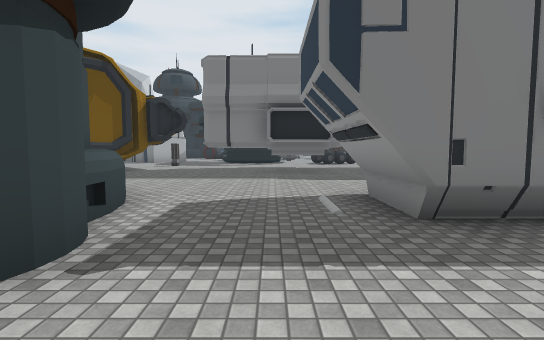
View 1 (above)

24 first-person views from a walk through a scene from a Unity 3-D project. The camera is 1.5 m above the floor, tilts 4° down and sees 85° across. The floor is counted in squares, 2 m on a side. Each view is taken from the middle of a square. On the plan, view 1 faces up. The plan holds only what a view shows up to about 10 squares ahead; the rest is blank. The place goes on beyond the plan. The player character is not drawn. Some surface patterns are stand-ins.

View 2
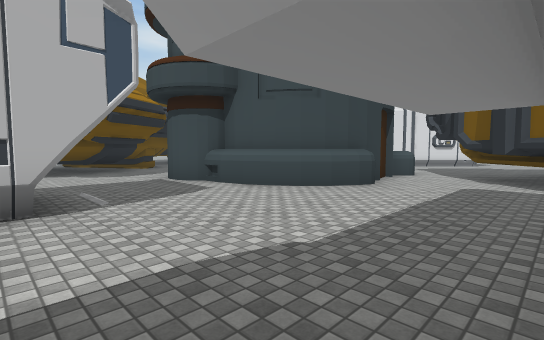

View 3
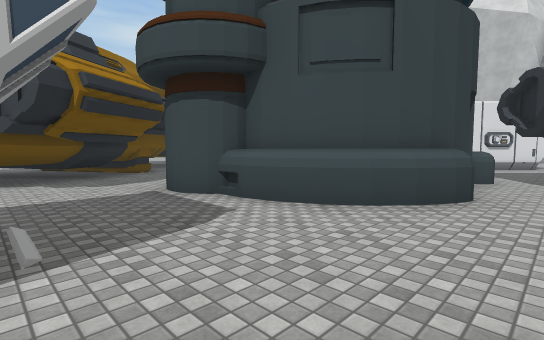

View 4
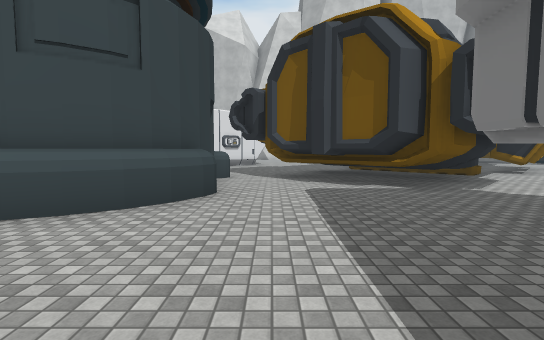

View 5
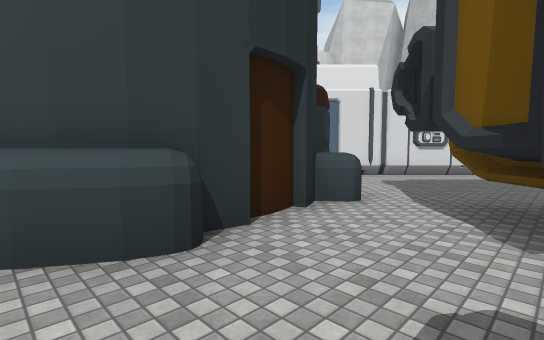

View 6
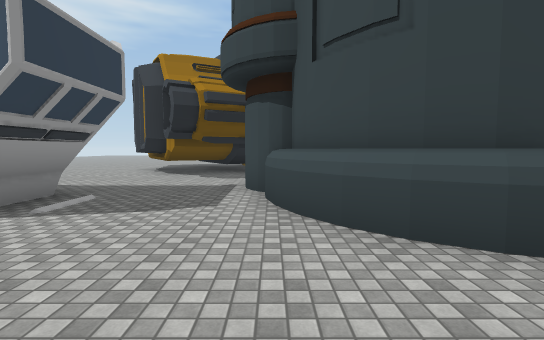

View 7
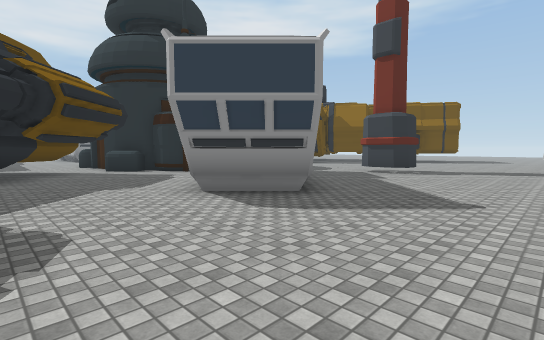

View 8
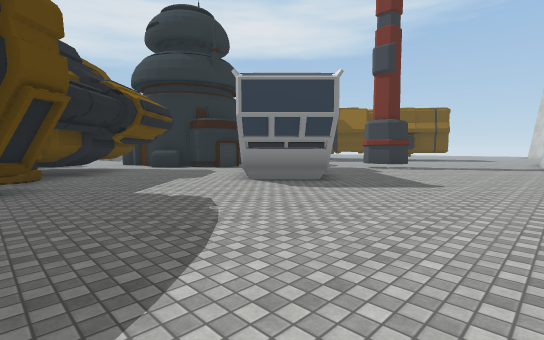

View 9
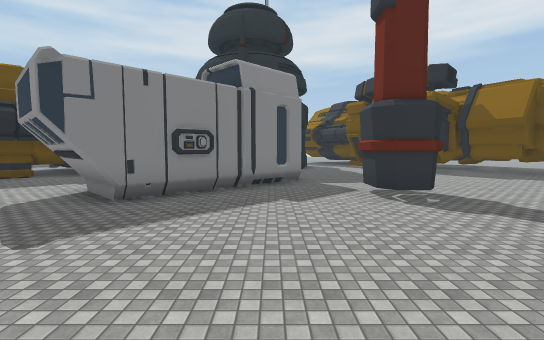

View 10
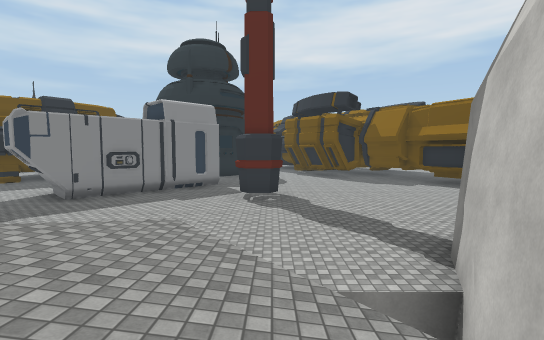

View 11
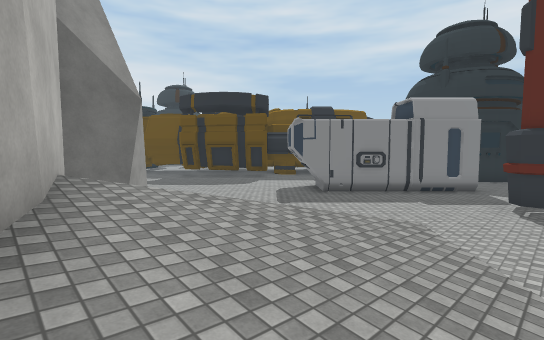

View 12
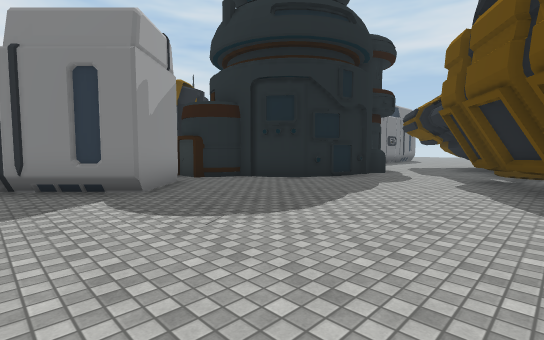

View 13
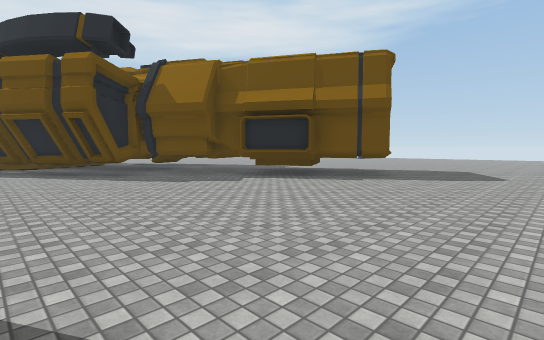

View 14
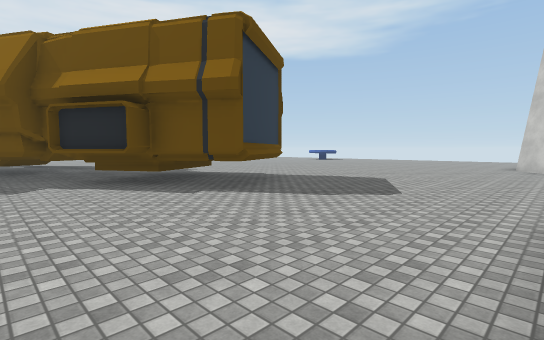

View 15
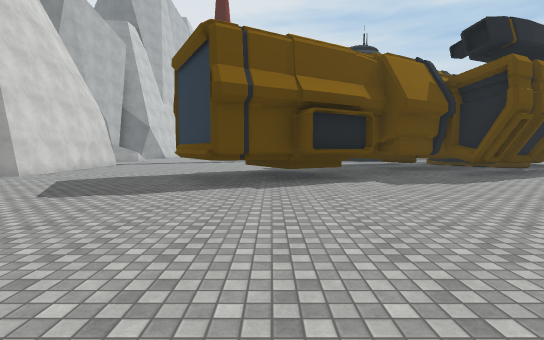

View 16
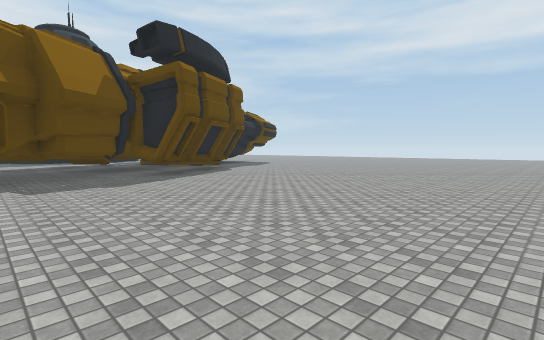

View 17
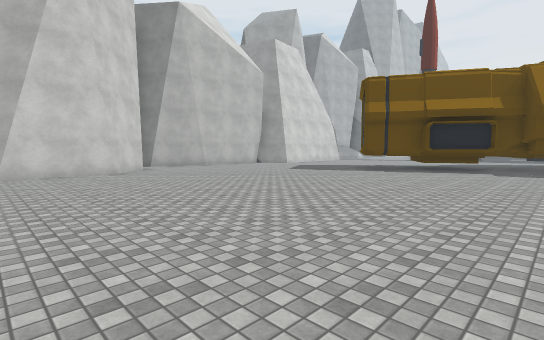

View 18
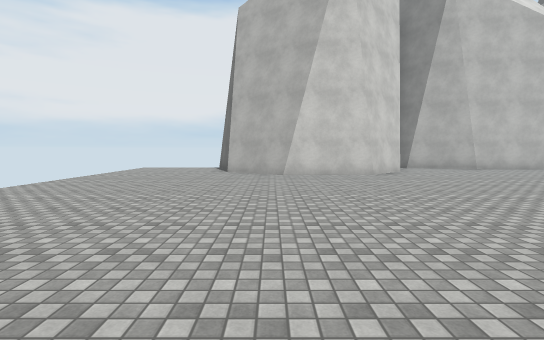

View 19
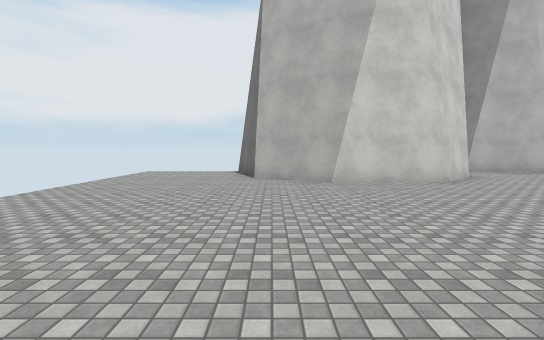

View 20
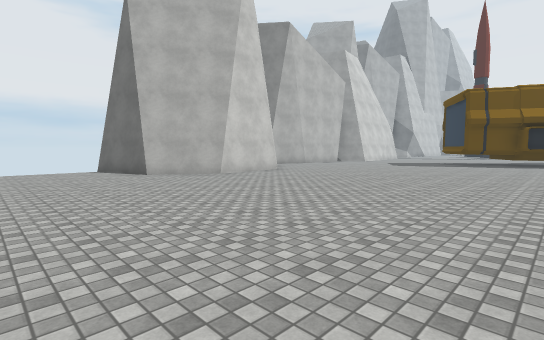

View 21
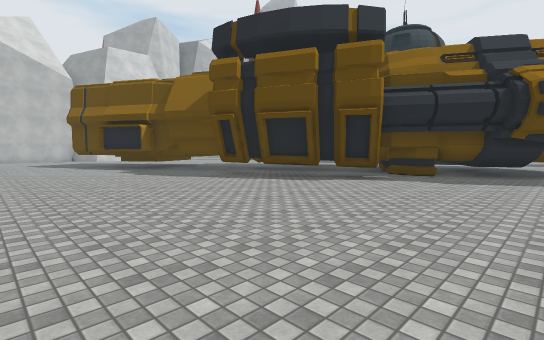

View 22
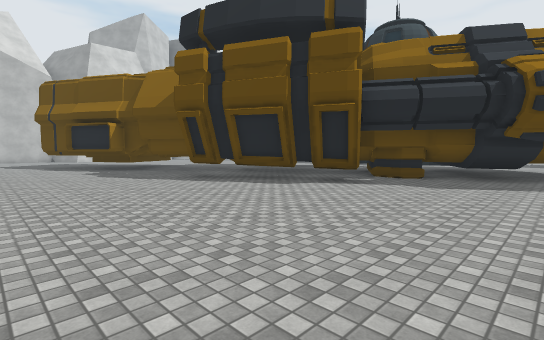

View 23
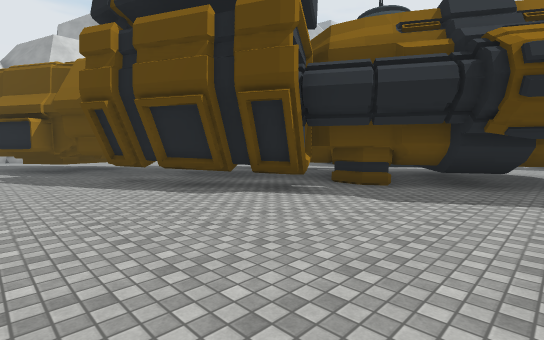

View 24
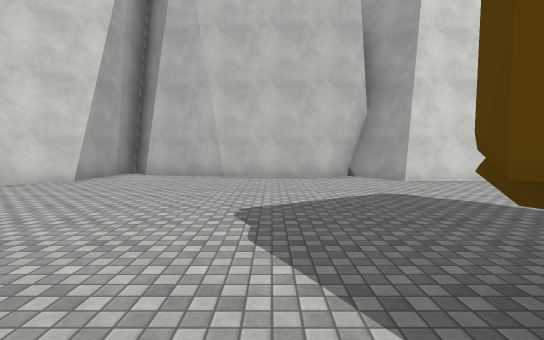

### Floor plan
Key: @ floor where view 1 was taken; # wall or solid block; . floor; / step, stairs or slope; v drop or lower ground; B building.
Columns run from 23 left of view 1 to 2 right of it. Each row starts with its distance up from view 1.
 11     ......#########..
 10     .........######..#####
  9     ..........#####.......
  8     ..........####........
  7    #...........##.........
  6     .....##.....B..B......
  5     ....####....B###B....#
  4 #/  .....####.B#   ##B...#
  3 #/  ......####B##    B...#
  2 #///.......##...##   B....
  1 #////............## BB....
  0 /////..............B...@..
 -1 ////.....#............####
 -2  /v..................#####
 -3   ##.............####### #
 -4    ##..........###   #####
 -5       .........##    #####
 -6      ..........##    ###..
 -7      .........####   #....
 -8      #.....###########....
 -9     ##....###########.....
-10    ##.....######..#.......
-11    #......#####...........
-12    ##......#..............
-13     #.....................
-14    ##.....................
-15    #......................
-16    #......................
-17   ##......................
-18   ####...................
-19      ##..........
-20       #..........
-21       #..........
-22      ##..........
-23    ###.........
-24    #...........
-25    ............
-26    ............
-27    ............

Where each view was taken, in squares from view 1:
view 1: 0 up, 0 right, facing up
view 2: 9 up, 2 right, facing down-left
view 3: 7 up, 1 right, facing down-left
view 4: 7 up, 1 right, facing left
view 5: 8 up, 3 left, facing down-left
view 6: 8 up, 2 left, facing down
view 7: 9 up, 18 left, facing down-right
view 8: 11 up, 19 left, facing down-right
view 9: 2 up, 20 left, facing right
view 10: 1 down, 23 left, facing right
view 11: 1 down, 23 left, facing up-right
view 12: 4 down, 13 left, facing up-right
view 13: 2 down, 17 left, facing down-right
view 14: 6 down, 18 left, facing down-right
view 15: 18 down, 11 left, facing up
view 16: 18 down, 9 left, facing up-right
view 17: 22 down, 7 left, facing up-left
view 18: 22 down, 8 left, facing left
view 19: 23 down, 10 left, facing left
view 20: 27 down, 9 left, facing up-left
view 21: 15 down, 2 right, facing up-left
view 22: 14 down, 2 right, facing up-left
view 23: 12 down, 2 right, facing up-left
view 24: 13 down, 11 left, facing left
